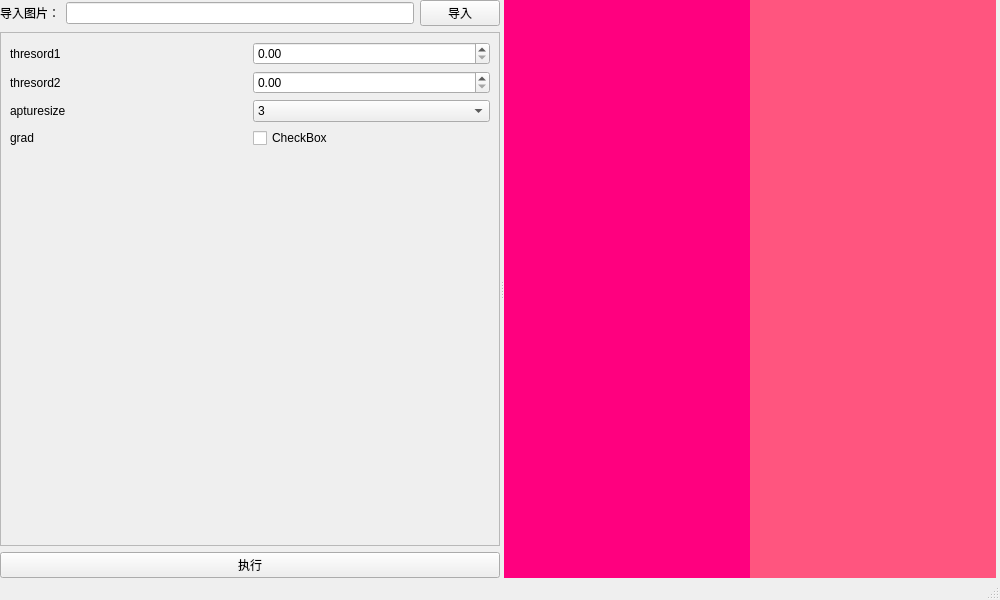
<?xml version="1.0" encoding="UTF-8"?>
<ui version="4.0">
 <class>MainWindow</class>
 <widget class="QMainWindow" name="MainWindow">
  <property name="enabled">
   <bool>true</bool>
  </property>
  <property name="geometry">
   <rect>
    <x>0</x>
    <y>0</y>
    <width>1000</width>
    <height>600</height>
   </rect>
  </property>
  <property name="minimumSize">
   <size>
    <width>1000</width>
    <height>0</height>
   </size>
  </property>
  <property name="maximumSize">
   <size>
    <width>16777215</width>
    <height>16777215</height>
   </size>
  </property>
  <property name="sizeIncrement">
   <size>
    <width>0</width>
    <height>0</height>
   </size>
  </property>
  <property name="baseSize">
   <size>
    <width>0</width>
    <height>0</height>
   </size>
  </property>
  <property name="windowTitle">
   <string>MainWindow</string>
  </property>
  <property name="iconSize">
   <size>
    <width>24</width>
    <height>24</height>
   </size>
  </property>
  <widget class="QWidget" name="centralwidget">
   <property name="sizePolicy">
    <sizepolicy hsizetype="Preferred" vsizetype="Preferred">
     <horstretch>0</horstretch>
     <verstretch>0</verstretch>
    </sizepolicy>
   </property>
   <layout class="QHBoxLayout" name="horizontalLayout_3">
    <property name="leftMargin">
     <number>0</number>
    </property>
    <property name="topMargin">
     <number>0</number>
    </property>
    <property name="rightMargin">
     <number>4</number>
    </property>
    <property name="bottomMargin">
     <number>0</number>
    </property>
    <item>
     <widget class="QSplitter" name="splitter">
      <property name="orientation">
       <enum>Qt::Orientation::Horizontal</enum>
      </property>
      <widget class="QWidget" name="param" native="true">
       <property name="minimumSize">
        <size>
         <width>300</width>
         <height>0</height>
        </size>
       </property>
       <property name="maximumSize">
        <size>
         <width>500</width>
         <height>16777188</height>
        </size>
       </property>
       <property name="styleSheet">
        <string notr="true"/>
       </property>
       <layout class="QVBoxLayout" name="verticalLayout">
        <item>
         <layout class="QHBoxLayout" name="horizontalLayout_2">
          <item>
           <widget class="QLabel" name="label">
            <property name="text">
             <string>导入图片：</string>
            </property>
           </widget>
          </item>
          <item>
           <widget class="QLineEdit" name="lineEdit"/>
          </item>
          <item>
           <widget class="QPushButton" name="load">
            <property name="text">
             <string>导入</string>
            </property>
            <property name="checkable">
             <bool>true</bool>
            </property>
           </widget>
          </item>
         </layout>
        </item>
        <item>
         <widget class="QFrame" name="frame">
          <property name="sizePolicy">
           <sizepolicy hsizetype="Preferred" vsizetype="Expanding">
            <horstretch>0</horstretch>
            <verstretch>0</verstretch>
           </sizepolicy>
          </property>
          <property name="styleSheet">
           <string notr="true"/>
          </property>
          <property name="frameShape">
           <enum>QFrame::Shape::StyledPanel</enum>
          </property>
          <property name="frameShadow">
           <enum>QFrame::Shadow::Raised</enum>
          </property>
          <layout class="QVBoxLayout" name="verticalLayout_2">
           <item>
            <layout class="QGridLayout" name="gridLayout">
             <item row="0" column="1">
              <widget class="QDoubleSpinBox" name="thresord1_value"/>
             </item>
             <item row="2" column="1">
              <widget class="QComboBox" name="apturesize_value">
               <item>
                <property name="text">
                 <string>3</string>
                </property>
               </item>
               <item>
                <property name="text">
                 <string>5</string>
                </property>
               </item>
               <item>
                <property name="text">
                 <string>7</string>
                </property>
               </item>
              </widget>
             </item>
             <item row="1" column="0">
              <widget class="QLabel" name="label_3">
               <property name="text">
                <string>thresord2</string>
               </property>
              </widget>
             </item>
             <item row="1" column="1">
              <widget class="QDoubleSpinBox" name="thresord2_value">
               <property name="maximum">
                <double>10000.000000000000000</double>
               </property>
              </widget>
             </item>
             <item row="0" column="0">
              <widget class="QLabel" name="label_2">
               <property name="text">
                <string>thresord1</string>
               </property>
              </widget>
             </item>
             <item row="2" column="0">
              <widget class="QLabel" name="label_4">
               <property name="text">
                <string>apturesize</string>
               </property>
              </widget>
             </item>
             <item row="3" column="0">
              <widget class="QLabel" name="label_5">
               <property name="text">
                <string>grad</string>
               </property>
              </widget>
             </item>
             <item row="3" column="1">
              <widget class="QCheckBox" name="grad_value">
               <property name="text">
                <string>CheckBox</string>
               </property>
              </widget>
             </item>
            </layout>
           </item>
           <item>
            <spacer name="verticalSpacer">
             <property name="orientation">
              <enum>Qt::Orientation::Vertical</enum>
             </property>
             <property name="sizeHint" stdset="0">
              <size>
               <width>20</width>
               <height>40</height>
              </size>
             </property>
            </spacer>
           </item>
          </layout>
         </widget>
        </item>
        <item>
         <widget class="QPushButton" name="run">
          <property name="sizePolicy">
           <sizepolicy hsizetype="Minimum" vsizetype="Fixed">
            <horstretch>0</horstretch>
            <verstretch>0</verstretch>
           </sizepolicy>
          </property>
          <property name="text">
           <string extracomment="wqe">执行</string>
          </property>
          <property name="checkable">
           <bool>true</bool>
          </property>
         </widget>
        </item>
       </layout>
      </widget>
      <widget class="QWidget" name="widget" native="true">
       <property name="sizePolicy">
        <sizepolicy hsizetype="Expanding" vsizetype="Preferred">
         <horstretch>0</horstretch>
         <verstretch>0</verstretch>
        </sizepolicy>
       </property>
       <property name="styleSheet">
        <string notr="true">background-color: rgb(85, 255, 255);</string>
       </property>
       <layout class="QHBoxLayout" name="horizontalLayout">
        <property name="spacing">
         <number>0</number>
        </property>
        <property name="leftMargin">
         <number>0</number>
        </property>
        <property name="topMargin">
         <number>0</number>
        </property>
        <property name="rightMargin">
         <number>0</number>
        </property>
        <property name="bottomMargin">
         <number>0</number>
        </property>
        <item>
         <widget class="ImageLabel" name="src_image_label">
          <property name="styleSheet">
           <string notr="true">background-color: rgb(255, 0, 127);</string>
          </property>
          <property name="text">
           <string/>
          </property>
         </widget>
        </item>
        <item>
         <widget class="ImageLabel" name="dstimagelabel">
          <property name="styleSheet">
           <string notr="true">background-color: rgb(255, 85, 127);</string>
          </property>
          <property name="text">
           <string/>
          </property>
         </widget>
        </item>
       </layout>
      </widget>
     </widget>
    </item>
   </layout>
  </widget>
  <widget class="QMenuBar" name="menubar">
   <property name="geometry">
    <rect>
     <x>0</x>
     <y>0</y>
     <width>1000</width>
     <height>18</height>
    </rect>
   </property>
  </widget>
  <widget class="QStatusBar" name="statusbar"/>
 </widget>
 <customwidgets>
  <customwidget>
   <class>ImageLabel</class>
   <extends>QLabel</extends>
   <header location="global">imagelabel.h</header>
  </customwidget>
 </customwidgets>
 <resources/>
 <connections/>
</ui>
